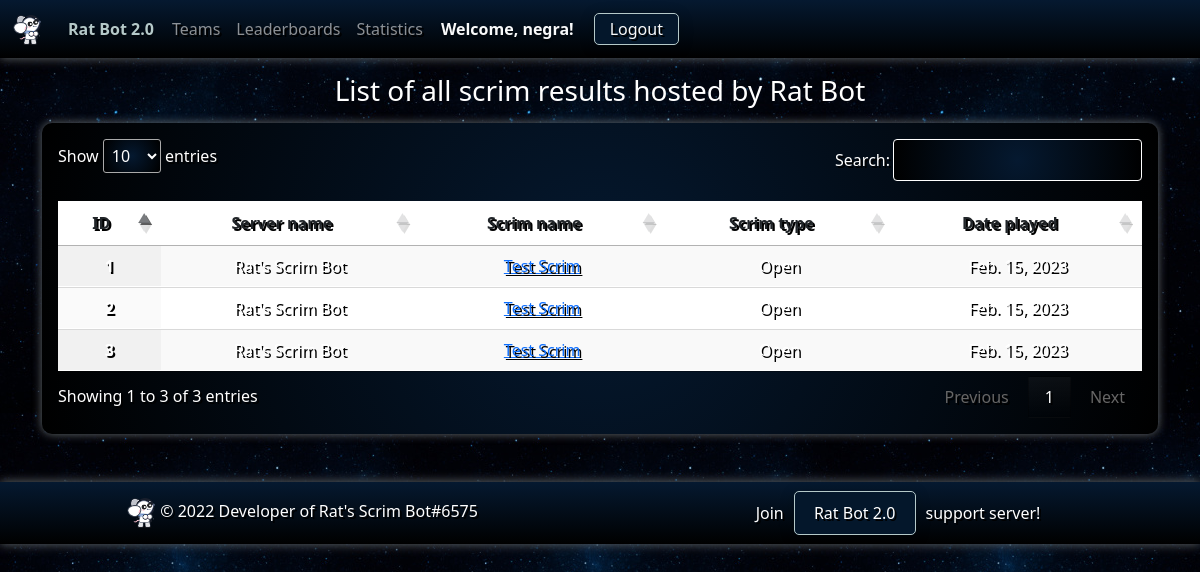
Page /leaderboards (signed in) on the earlier database version.
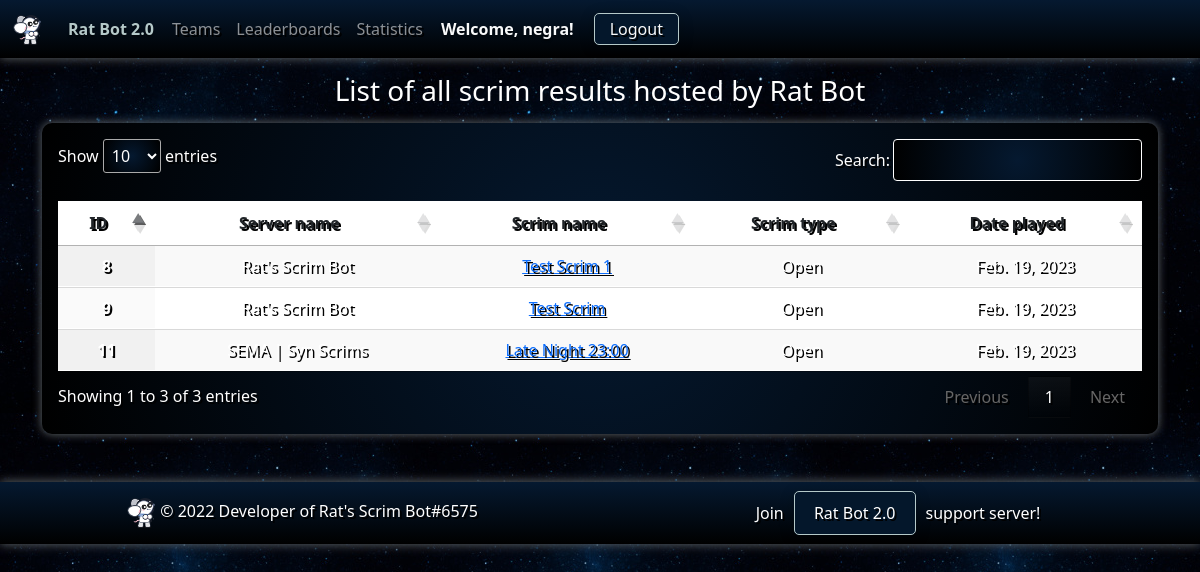
Same page on the later database version.
### ratbotapp/models.py (models this page shows, shortened)
class Result(models.Model):
    id = models.AutoField(primary_key=True)
    generated_by = models.CharField(default="", max_length=100)  # id of person who used %sheet results last
    server = models.ForeignKey(Server, on_delete=models.RESTRICT, default=None)
    scrim_name = models.CharField(default="", max_length=100)
    class ScrimType(models.TextChoices):
        PRO = 'pro', 'Pro'
        OPEN = 'open', 'Open'
        TOUR = 'tour', 'Tournament'
    scrim_type = models.CharField(
        max_length=4,
        choices=ScrimType.choices,
        default=ScrimType.OPEN,
    )
    date_played = models.DateField()
    time_played = models.TimeField()
    created_at = models.DateTimeField(auto_now_add=True)
    updated_at = models.DateTimeField(auto_now=True)
    def get_scrim_type(self) -> ScrimType:
        return self.ScrimType(self.scrim_type)

class Server(models.Model):
    id = models.AutoField(primary_key=True)
    guild_id = models.IntegerField(unique=True)
    guild_name = models.CharField(default="", max_length=100)
    membership = models.ForeignKey(Membership, on_delete=models.RESTRICT, null=True)
    membership_start_date = models.DateTimeField(null=True, blank=True)
    membership_end_date = models.DateTimeField(null=True, blank=True)
    profile_image = models.ImageField(upload_to='server_images/', null=True, blank=True)
    created_at = models.DateTimeField(auto_now_add=True)
    updated_at = models.DateTimeField(auto_now=True)

### ratbotapp/views.py (the view)
# urls.py: path('leaderboards', views.leaderboards_page, name='leaderboards'),
@csrf_exempt
@login_required(login_url="/accounts/discord/login")
def leaderboards_page(request):
    print("======== STARTED leaderboards_page() =======")
    print(str(BASE_DIR) + "/api/oauth2/login/redirect")
    results = Result.objects.all()
    return render(request, 'ratbot/leaderboards.html', {
        'results': results
    })

### ratbotapp/templates/ratbot/leaderboards.html (shortened to what this page needs)
{% extends 'ratbot/base/base.html' %}
{% load static %}
{% block body %}
<div class="container">
    <div class="row mt-3 mb-2">
        <h3 class="text-center">List of all scrim results hosted by Rat Bot</h3>
    </div>
    <div class="gradient-2 p-3">
    <table id="results" class="table table-striped display" width="100%">
        <thead  class="gradient" style="color:white;">
        <tr>
            <th scope="col" class="dt-center">ID</th>
            <th scope="col" class="dt-center">Server name</th>
            <th scope="col" class="dt-center">Scrim name</th>
            <th scope="col" class="dt-center">Scrim type</th>
            <th scope="col" class="dt-center">Date played</th>
        </tr>
        </thead>
        <tbody>
        {% for result in results %}
        <tr>
            <th scope="row" class="dt-center" style="color:white;">{{ result.pk }}</th>
            <td class="dt-center" style="color:white;">{{ result.server.guild_name }}</td>
            <td class="dt-center" style="color:white;"><a href="{% url 'results_detail' result.pk %}">{{ result.scrim_name }}</a></td>
            <td class="dt-center" style="color:white;">{{ result.get_scrim_type.label }}</td>
            <td class="dt-center" style="color:white;">{{ result.date_played }}</td>
        </tr>
        {% endfor %}
        </tbody>
    </table>
        </div>
</div>
{% endblock %}

Differences in the rows shown:
removed Result: pk "1", server.guild_name "Rat's Scrim Bot", scrim_name "Test Scrim", get_scrim_type.label "Open", date_played "Feb. 15, 2023"
removed Result: pk "2", server.guild_name "Rat's Scrim Bot", scrim_name "Test Scrim", get_scrim_type.label "Open", date_played "Feb. 15, 2023"
removed Result: pk "3", server.guild_name "Rat's Scrim Bot", scrim_name "Test Scrim", get_scrim_type.label "Open", date_played "Feb. 15, 2023"
added Result: pk "8", server.guild_name "Rat's Scrim Bot", scrim_name "Test Scrim 1", get_scrim_type.label "Open", date_played "Feb. 19, 2023"
added Result: pk "9", server.guild_name "Rat's Scrim Bot", scrim_name "Test Scrim", get_scrim_type.label "Open", date_played "Feb. 19, 2023"
added Result: pk "11", server.guild_name "SEMA | Syn Scrims", scrim_name "Late Night 23:00", get_scrim_type.label "Open", date_played "Feb. 19, 2023"
